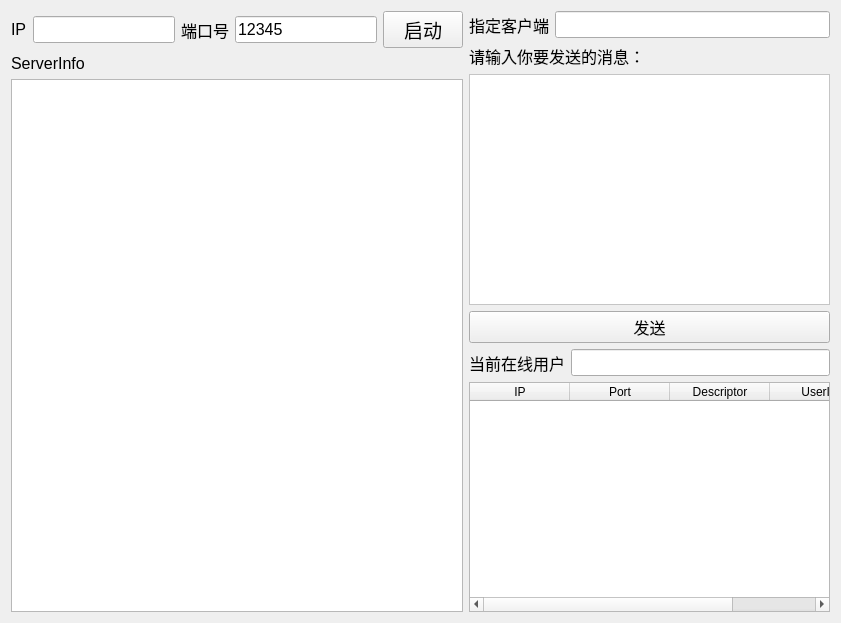
<?xml version="1.0" encoding="UTF-8"?>
<ui version="4.0">
 <class>TcpServer</class>
 <widget class="QWidget" name="TcpServer">
  <property name="geometry">
   <rect>
    <x>0</x>
    <y>0</y>
    <width>841</width>
    <height>623</height>
   </rect>
  </property>
  <property name="font">
   <font>
    <pointsize>12</pointsize>
   </font>
  </property>
  <property name="windowTitle">
   <string>Form</string>
  </property>
  <layout class="QGridLayout" name="gridLayout">
   <item row="1" column="1">
    <layout class="QVBoxLayout" name="verticalLayout_2">
     <item>
      <widget class="QLabel" name="serverInfoTitle">
       <property name="font">
        <font>
         <pointsize>12</pointsize>
        </font>
       </property>
       <property name="text">
        <string>ServerInfo</string>
       </property>
      </widget>
     </item>
     <item>
      <widget class="QListWidget" name="serverInfoList"/>
     </item>
    </layout>
   </item>
   <item row="0" column="2" rowspan="2">
    <layout class="QVBoxLayout" name="verticalLayout">
     <item>
      <layout class="QHBoxLayout" name="horizontalLayout">
       <item>
        <widget class="QLabel" name="selectClientTitle">
         <property name="font">
          <font>
           <pointsize>12</pointsize>
          </font>
         </property>
         <property name="text">
          <string>指定客户端</string>
         </property>
        </widget>
       </item>
       <item>
        <widget class="QLineEdit" name="descriptorInput"/>
       </item>
      </layout>
     </item>
     <item>
      <widget class="QLabel" name="label">
       <property name="font">
        <font>
         <pointsize>12</pointsize>
        </font>
       </property>
       <property name="text">
        <string>请输入你要发送的消息：</string>
       </property>
      </widget>
     </item>
     <item>
      <widget class="QTextEdit" name="sendToClientMessage">
       <property name="styleSheet">
        <string notr="true">background-color: rgb(255, 255, 255);</string>
       </property>
      </widget>
     </item>
     <item>
      <widget class="QPushButton" name="sendMessageButton">
       <property name="font">
        <font>
         <pointsize>12</pointsize>
        </font>
       </property>
       <property name="text">
        <string>发送</string>
       </property>
      </widget>
     </item>
     <item>
      <layout class="QHBoxLayout" name="horizontalLayout_3">
       <item>
        <widget class="QLabel" name="onlineClientStatusTitle">
         <property name="font">
          <font>
           <pointsize>12</pointsize>
          </font>
         </property>
         <property name="text">
          <string>当前在线用户</string>
         </property>
        </widget>
       </item>
       <item>
        <widget class="QLineEdit" name="currentClientNum">
         <property name="readOnly">
          <bool>true</bool>
         </property>
        </widget>
       </item>
      </layout>
     </item>
     <item>
      <widget class="QTableWidget" name="onlineClientStatus">
       <property name="font">
        <font>
         <pointsize>9</pointsize>
        </font>
       </property>
       <column>
        <property name="text">
         <string>IP</string>
        </property>
       </column>
       <column>
        <property name="text">
         <string>Port</string>
        </property>
       </column>
       <column>
        <property name="text">
         <string>Descriptor</string>
        </property>
       </column>
       <column>
        <property name="text">
         <string>UserID</string>
        </property>
       </column>
      </widget>
     </item>
    </layout>
   </item>
   <item row="0" column="1">
    <layout class="QHBoxLayout" name="horizontalLayout_2">
     <item>
      <widget class="QLabel" name="IPtitle">
       <property name="text">
        <string>IP</string>
       </property>
      </widget>
     </item>
     <item>
      <widget class="QLineEdit" name="ipInput"/>
     </item>
     <item>
      <widget class="QLabel" name="portInputTitle">
       <property name="font">
        <font>
         <pointsize>12</pointsize>
        </font>
       </property>
       <property name="text">
        <string>端口号</string>
       </property>
      </widget>
     </item>
     <item>
      <widget class="QLineEdit" name="portInput">
       <property name="text">
        <string>12345</string>
       </property>
      </widget>
     </item>
     <item>
      <widget class="QPushButton" name="StartServer">
       <property name="font">
        <font>
         <pointsize>14</pointsize>
        </font>
       </property>
       <property name="text">
        <string>启动</string>
       </property>
      </widget>
     </item>
    </layout>
   </item>
  </layout>
 </widget>
 <resources/>
 <connections/>
</ui>
